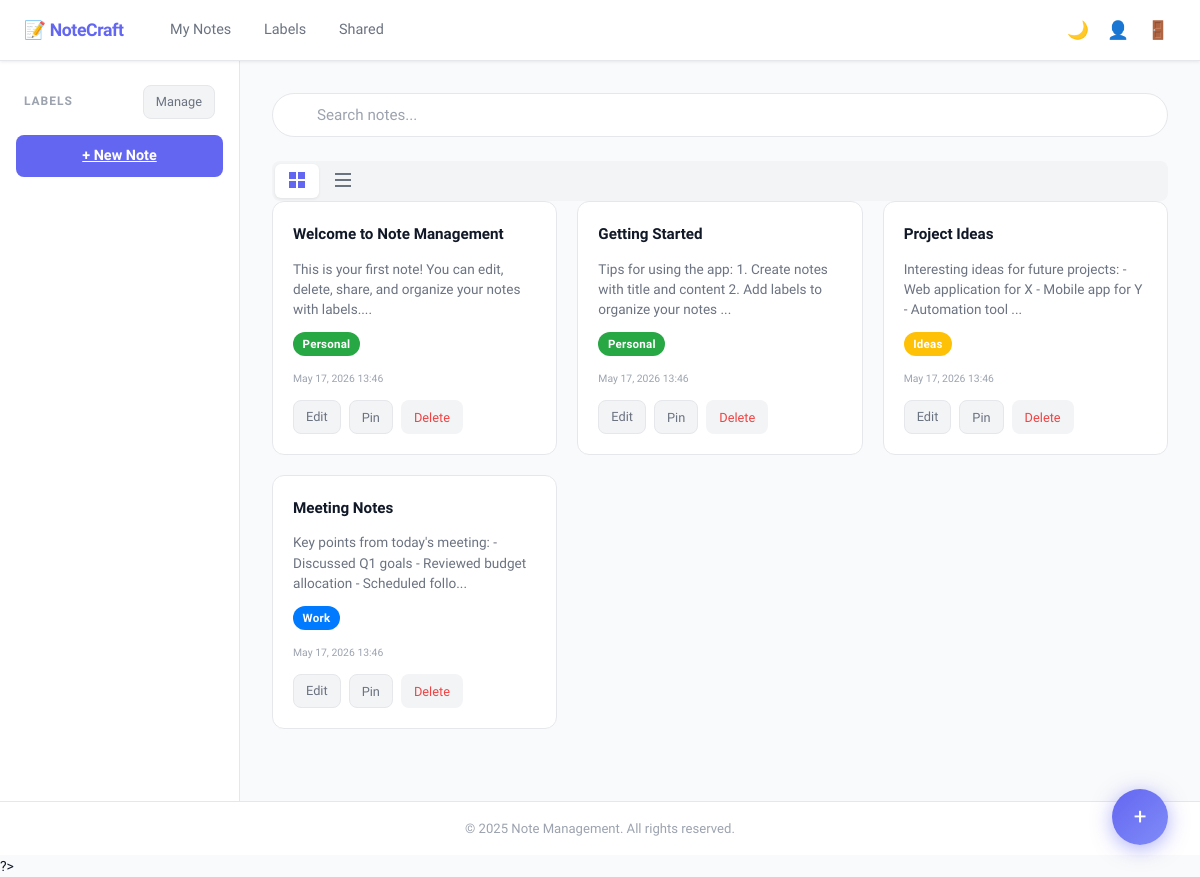
/index.php (signed in), run on the app's committed database.
### tables this page shows
CREATE TABLE IF NOT EXISTS notes (
    id INT PRIMARY KEY AUTO_INCREMENT,
    user_id INT NOT NULL,
    title VARCHAR(255) NOT NULL,
    content LONGTEXT NOT NULL,
    is_pinned BOOLEAN DEFAULT FALSE,
    pinned_at TIMESTAMP NULL,
    is_password_protected BOOLEAN DEFAULT FALSE,
    password_hash VARCHAR(255) DEFAULT NULL,
    created_at TIMESTAMP DEFAULT CURRENT_TIMESTAMP,
    updated_at TIMESTAMP DEFAULT CURRENT_TIMESTAMP ON UPDATE CURRENT_TIMESTAMP,
    FOREIGN KEY (user_id) REFERENCES users(id) ON DELETE CASCADE,
    INDEX idx_user_id (user_id),
    INDEX idx_created_at (created_at),
    INDEX idx_updated_at (updated_at),
    INDEX idx_is_pinned (is_pinned)
);

CREATE TABLE IF NOT EXISTS labels (
    id INT PRIMARY KEY AUTO_INCREMENT,
    user_id INT NOT NULL,
    name VARCHAR(255) NOT NULL,
    color VARCHAR(7) DEFAULT '#999999',
    created_at TIMESTAMP DEFAULT CURRENT_TIMESTAMP,
    updated_at TIMESTAMP DEFAULT CURRENT_TIMESTAMP ON UPDATE CURRENT_TIMESTAMP,
    UNIQUE KEY unique_user_label (user_id, name),
    FOREIGN KEY (user_id) REFERENCES users(id) ON DELETE CASCADE,
    INDEX idx_user_id (user_id)
);

### models/Preference.php (called while the page is built, shortened)
<?php
class Preference {
    private $pdo;
    public function __construct($pdo) {
        $this->pdo = $pdo;
    }
    public function getPreferences($userId) {
        try {
            $stmt = $this->pdo->prepare('SELECT * FROM user_preferences WHERE user_id = :user_id');
            $stmt->execute([':user_id' => $userId]);
            $prefs = $stmt->fetch();
            if (!$prefs) {
                return $this->getDefaults();
            }
            return $prefs;
        } catch (Exception $e) {
            return $this->getDefaults();
        }
    }
    private function getDefaults() {
        return [
            'font_size' => 14,
            'theme' => 'light',
            'default_view' => 'grid',
            'notes_per_page' => 20
        ];
    }
}
?>

### models/Note.php (called while the page is built, shortened)
<?php
class Note {
    private $pdo;
    public function __construct($pdo) {
        $this->pdo = $pdo;
    }
    public function getUserNotes($userId, $page = 1, $perPage = 20) {
        try {
            $offset = ($page - 1) * $perPage;
            $stmt = $this->pdo->prepare('
                SELECT * FROM notes
                WHERE user_id = :user_id
                ORDER BY is_pinned DESC, pinned_at DESC, created_at DESC
                LIMIT :limit OFFSET :offset
            ');
            $stmt->bindValue(':user_id', $userId, PDO::PARAM_INT);
            $stmt->bindValue(':limit', $perPage, PDO::PARAM_INT);
            $stmt->bindValue(':offset', $offset, PDO::PARAM_INT);
            $stmt->execute();
            return $stmt->fetchAll();
        } catch (Exception $e) {
            return [];
        }
    }
}
?>

### models/Label.php (called while the page is built, shortened)
<?php
class Label {
    private $pdo;
    public function __construct($pdo) {
        $this->pdo = $pdo;
    }
    public function getUserLabels($userId) {
        try {
            $stmt = $this->pdo->prepare('
                SELECT * FROM labels
                WHERE user_id = :user_id
                ORDER BY created_at ASC
            ');
            $stmt->execute([':user_id' => $userId]);
            return $stmt->fetchAll();
        } catch (Exception $e) {
            return [];
        }
    }
    public function getNotesLabels($noteId) {
        try {
            $stmt = $this->pdo->prepare('
                SELECT l.* FROM labels l
                INNER JOIN note_labels nl ON l.id = nl.label_id
                WHERE nl.note_id = :note_id
                ORDER BY l.created_at ASC
            ');
            $stmt->execute([':note_id' => $noteId]);
            return $stmt->fetchAll();
        } catch (Exception $e) {
            return [];
        }
    }
}
?>

### index.php (the view, shortened to what this page needs)
<?php
require_once __DIR__ . '/config/database.php';
require_once __DIR__ . '/models/Note.php';
require_once __DIR__ . '/models/Label.php';
require_once __DIR__ . '/models/Preference.php';
require_once __DIR__ . '/models/Preference.php';
$preferenceModel = new Preference($pdo);
$preferences = $preferenceModel->getPreferences($_SESSION['user_id']);
$noteModel = new Note($pdo);
$page = $_GET['page'] ?? 1;
$notes = $noteModel->getUserNotes($_SESSION['user_id'], $page, $preferences['notes_per_page']);
$labelModel = new Label($pdo);
$labels = $labelModel->getUserLabels($_SESSION['user_id']);
?>
<!DOCTYPE html>
<html lang="en">
<head>
    <link rel="stylesheet" href="assets/css/style.css">
    <link rel="stylesheet" href="assets/css/responsive.css">
</head>
<body class="theme-<?= htmlspecialchars($preferences['theme']); ?>" style="font-size: <?= $preferences['font_size']; ?>px;">
    <?php include __DIR__ . '/views/layouts/header.php'; ?>
    <div class="main-container">
        <?php include __DIR__ . '/views/layouts/sidebar.php'; ?>
        <div class="content">
            <div class="search-container">
                <input type="text" id="searchInput" placeholder="Search notes..." class="search-input">
            </div>
            <div class="view-toggle">
                <button id="gridViewBtn" class="view-btn active" title="Grid View">
                    <svg width="20" height="20" viewBox="0 0 20 20" fill="currentColor">
                        <rect x="2" y="2" width="7" height="7"/>
                        <rect x="11" y="2" width="7" height="7"/>
                        <rect x="2" y="11" width="7" height="7"/>
                        <rect x="11" y="11" width="7" height="7"/>
                    </svg>
                </button>
                <button id="listViewBtn" class="view-btn" title="List View">
                    <svg width="20" height="20" viewBox="0 0 20 20" fill="currentColor">
                        <rect x="2" y="3" width="16" height="2"/>
                        <rect x="2" y="9" width="16" height="2"/>
                        <rect x="2" y="15" width="16" height="2"/>
                    </svg>
                </button>
            </div>
            <div id="notesContainer" class="notes-<?= $preferences['default_view']; ?>">
                <?php if (empty($notes)): ?>
                    <div class="empty-state">
                        <p>No notes yet. <a href="editor.php">Create your first note</a></p>
                    </div>
                <?php else: ?>
                    <?php foreach ($notes as $note): ?>
                        <div class="note-card" data-note-id="<?= $note['id']; ?>">
                            <div class="note-header">
                                <h3><?= htmlspecialchars($note['title']); ?></h3>
                            </div>
                            <p class="note-preview"><?= substr(strip_tags($note['content']), 0, 100); ?>...</p>
                            <div class="note-labels">
                                <?php
                                $noteLabels = $labelModel->getNotesLabels($note['id']);
                                foreach ($noteLabels as $label):
                                ?>
                                    <span class="label" style="background-color: <?= htmlspecialchars($label['color']); ?>">
                                        <?= htmlspecialchars($label['name']); ?>
                                    </span>
                                <?php endforeach; ?>
                            </div>
                            <div class="note-meta">
                                <small><?= date('M d, Y H:i', strtotime($note['updated_at'])); ?></small>
                            </div>
                            <div class="note-actions">
                                <a href="editor.php?id=<?= $note['id']; ?>" class="btn-small">Edit</a>
                                <button class="btn-small btn-pin-toggle" data-pinned="<?= $note['is_pinned'] ? '1' : '0'; ?>">
                                    <?= $note['is_pinned'] ? 'Unpin' : 'Pin'; ?>
                                </button>
                                <button class="btn-small btn-delete">Delete</button>
                            </div>
                        </div>
                    <?php endforeach; ?>
                <?php endif; ?>
            </div>
        </div>
    </div>
    <a href="editor.php" class="fab">+</a>
    <?php include __DIR__ . '/views/layouts/footer.php'; ?>
</body>
</html>

### views/layouts/header.php (shortened to what this page needs)
<?php
$theme = $_COOKIE['theme'] ?? 'light';
?>
<header class="navbar">
    <div class="navbar-container">
        <div class="navbar-brand">
            <h1><a href="<?= APP_URL ?>/index.php">📝 NoteCraft</a></h1>
        </div>
        <nav class="navbar-nav">
            <a href="<?= APP_URL ?>/index.php" class="nav-link">My Notes</a>
            <a href="<?= APP_URL ?>/labels.php" class="nav-link">Labels</a>
            <a href="<?= APP_URL ?>/shared-notes.php" class="nav-link">Shared</a>
        </nav>
        <div class="navbar-actions">
            <button id="themeToggle" class="btn-icon" title="Toggle Theme" onclick="toggleTheme()">
                <span id="themeIcon"><?= $theme === 'dark' ? '☀️' : '🌙' ?></span>
            </button>
            <a href="<?= APP_URL ?>/profile.php" class="btn-icon" title="Profile">👤</a>
            <a href="<?= APP_URL ?>/logout.php" class="btn-icon" title="Logout">🚪</a>
        </div>
    </div>
</header>

### views/layouts/sidebar.php (shortened to what this page needs)
<aside class="sidebar">
    <div class="sidebar-header">
        <h3>Labels</h3>
        <a href="labels.php" class="btn-small">Manage</a>
    </div>
    <div class="sidebar-footer">
        <a href="editor.php" class="btn btn-primary btn-block">+ New Note</a>
    </div>
</aside>

### views/layouts/footer.php (shortened to what this page needs)
<footer class="footer">
    <p>&copy; 2025 Note Management. All rights reserved.</p>
</footer>

### data on the page
notes: title "Welcome to Note Management", content "This is your first note! You can edit, delete, share, and organize your notes with labels.", updated_at "May 17, 2026 13:46", is_pinned "Pin"
labels: name "Personal"
notes: title "Getting Started", content "Tips for using the app: 1. Create notes with title and content 2. Add labels to organize your notes", updated_at "May 17, 2026 13:46", is_pinned "Pin"
notes: title "Project Ideas", content "Interesting ideas for future projects: - Web application for X - Mobile app for Y - Automation tool", updated_at "May 17, 2026 13:46", is_pinned "Pin"
labels: name "Ideas"
notes: title "Meeting Notes", content "Key points from today's meeting: - Discussed Q1 goals - Reviewed budget allocation - Scheduled follo", updated_at "May 17, 2026 13:46", is_pinned "Pin"
labels: name "Work"
